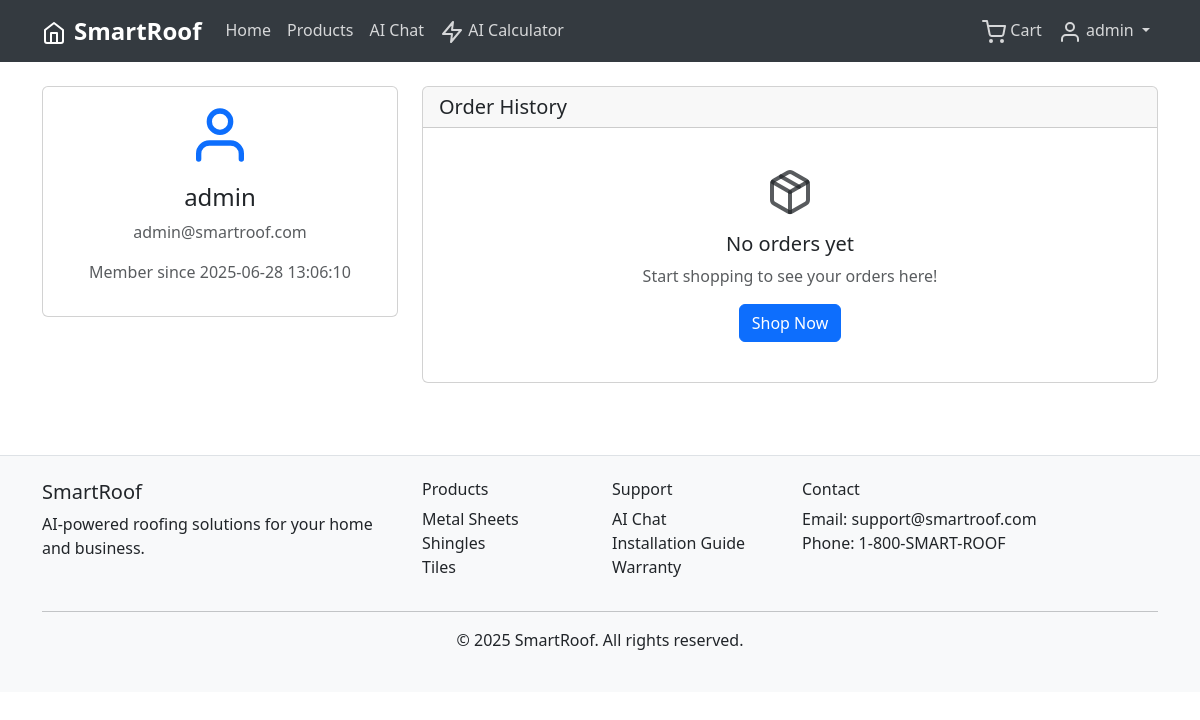
The page /profile (signed in) on the database as committed earlier.
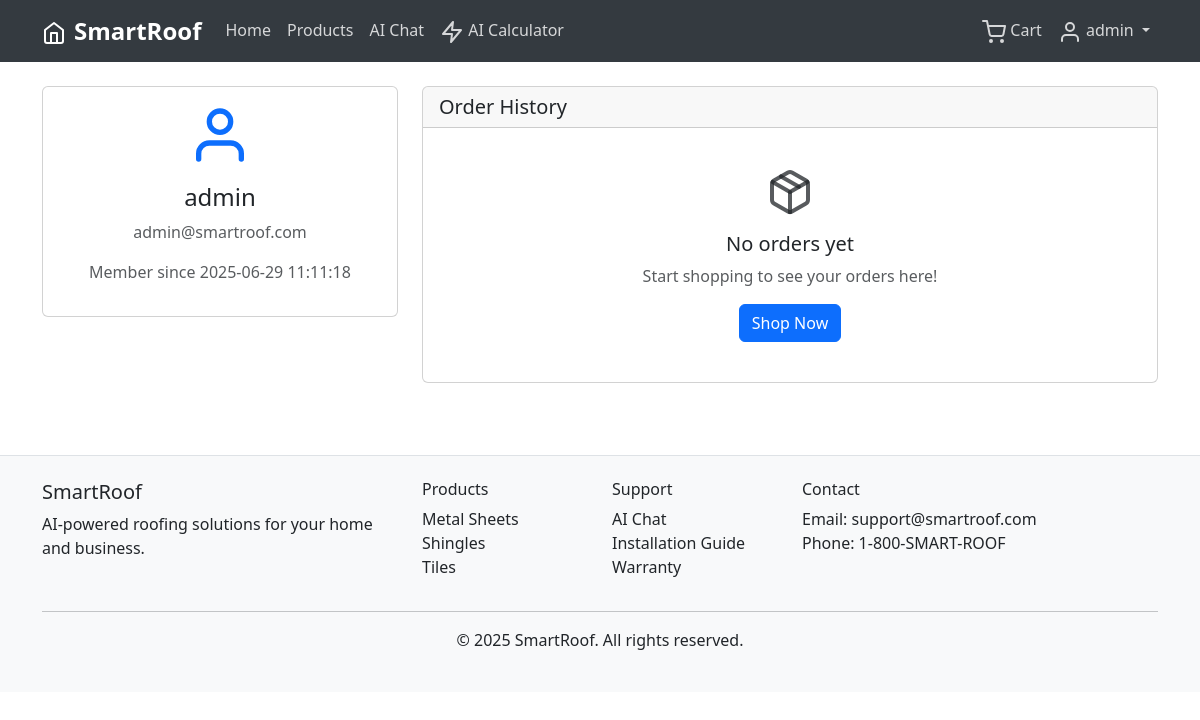
The same page on the database as committed later.
### tables this page shows
CREATE TABLE users (
            id INTEGER PRIMARY KEY AUTOINCREMENT,
            username TEXT UNIQUE NOT NULL,
            email TEXT UNIQUE NOT NULL,
            password_hash TEXT NOT NULL,
            is_admin BOOLEAN DEFAULT FALSE,
            created_at TIMESTAMP DEFAULT CURRENT_TIMESTAMP
        );

### routes.py (the view)
@app.route('/profile')
@login_required
def profile():
    return render_template('profile.html', orders=[])

### app.py (called while the page is built)
@login_manager.user_loader
def load_user(user_id):
    from models import User
    return User.get(int(user_id))

### database.py (called while the page is built)
def get_db_connection():
    conn = sqlite3.connect(DATABASE_PATH)
    conn.row_factory = sqlite3.Row
    return conn

### models.py (called while the page is built)
    @staticmethod
    def get(user_id):
        conn = get_db_connection()
        user = conn.execute('SELECT * FROM users WHERE id = ?', (user_id,)).fetchone()
        conn.close()
        if user:
            return User(user['id'], user['username'], user['email'],
                       user['password_hash'], user['is_admin'], user['created_at'])
        return None

### templates/profile.html (shortened to what this page needs)
{% extends "base.html" %}
{% block content %}
<div class="container py-4">
    <div class="row">
        <div class="col-lg-4">
            <div class="card">
                <div class="card-body text-center">
                    <i data-feather="user" style="width: 64px; height: 64px;" class="text-primary mb-3"></i>
                    <h4>{{ current_user.username }}</h4>
                    <p class="text-muted">{{ current_user.email }}</p>
                    <p class="text-muted">Member since {{ current_user.created_at }}</p>
                </div>
            </div>
        </div>
        <div class="col-lg-8">
            <div class="card">
                <div class="card-header">
                    <h5 class="mb-0">Order History</h5>
                </div>
                <div class="card-body">
                    {% if orders %}
                    {% for order in orders %}
                    <div class="card mb-3">
                        <div class="card-body">
                            <div class="row">
                                <div class="col-md-8">
                                    <h6>Order #{{ order.id }}</h6>
                                    <p class="text-muted mb-1">{{ order.created_at }}</p>
                                    <p class="mb-0">
                                        <span class="badge bg-{% if order.status == 'completed' %}success{% elif order.status == 'pending' %}warning{% else %}secondary{% endif %}">
                                            {{ order.status.title() }}
                                        </span>
                                    </p>
                                </div>
                                <div class="col-md-4 text-end">
                                    <h6 class="text-primary">${{ "%.2f".format(order.total or 0) }}</h6>
                                    <small class="text-muted">{{ order.items|length }} items</small>
                                </div>
                            </div>
                            <div class="mt-3">
                                <h6>Items:</h6>
                                {% for item in order.items %}
                                <div class="d-flex justify-content-between">
                                    <span>{{ item.product_name }} ({{ item.quantity }})</span>
                                    <span>${{ "%.2f".format(item.subtotal or 0) }}</span>
                                </div>
                                {% endfor %}
                            </div>
                        </div>
                    </div>
                    {% endfor %}
                    {% else %}
                    <div class="text-center py-4">
                        <i data-feather="package" style="width: 48px; height: 48px;" class="text-muted mb-3"></i>
                        <h5>No orders yet</h5>
                        <p class="text-muted">Start shopping to see your orders here!</p>
                        <a href="{{ url_for('products') }}" class="btn btn-primary">Shop Now</a>
                    </div>
                    {% endif %}
                </div>
            </div>
        </div>
    </div>
</div>
{% endblock %}

### templates/base.html (shortened to what this page needs)
<!DOCTYPE html>
<html lang="en" data-bs-theme="light">
<head>
    <link href="https://cdn.jsdelivr.net/npm/bootstrap@5.3.0/dist/css/bootstrap.min.css" rel="stylesheet">
    <link rel="stylesheet" href="{{ url_for('static', filename='css/style.css') }}">
</head>
<body>
    <nav class="navbar navbar-expand-lg navbar-dark">
        <div class="container">
            <a class="navbar-brand fw-bold" href="{{ url_for('index') }}">
                <i data-feather="home" class="me-2"></i>SmartRoof
            </a>
            <div class="collapse navbar-collapse" id="navbarNav">
                <ul class="navbar-nav me-auto">
                    <li class="nav-item">
                        <a class="nav-link" href="{{ url_for('index') }}">Home</a>
                    </li>
                    <li class="nav-item">
                        <a class="nav-link" href="{{ url_for('products') }}">Products</a>
                    </li>
                    <li class="nav-item">
                        <a class="nav-link" href="{{ url_for('chat') }}">AI Chat</a>
                    </li>
                    <li class="nav-item">
                        <a class="nav-link" href="{{ url_for('ai_calculator_page') }}">
                            <i data-feather="zap"></i> AI Calculator
                        </a>
                    </li>
                </ul>
                <ul class="navbar-nav">
                    {% if current_user.is_authenticated %}
                        <li class="nav-item">
                            <a class="nav-link position-relative" href="{{ url_for('cart') }}">
                                <i data-feather="shopping-cart"></i> Cart
                            </a>
                        </li>
                        <li class="nav-item dropdown">
                            <a class="nav-link dropdown-toggle" href="#" id="navbarDropdown" role="button" data-bs-toggle="dropdown">
                                <i data-feather="user"></i> {{ current_user.username }}
                            </a>
                        </li>
                    {% endif %}
                </ul>
            </div>
        </div>
    </nav>
    <main>
        {% block content %}{% endblock %}
    </main>
    <footer class="bg-light text-dark py-4 mt-5 border-top">
        <div class="container">
            <div class="row">
                <div class="col-md-4">
                    <h5>SmartRoof</h5>
                    <p>AI-powered roofing solutions for your home and business.</p>
                </div>
                <div class="col-md-2">
                    <h6>Products</h6>
                    <ul class="list-unstyled">
                        <li><a href="{{ url_for('products', category='Metal Sheets') }}" class="text-dark">Metal Sheets</a></li>
                        <li><a href="{{ url_for('products', category='Shingles') }}" class="text-dark">Shingles</a></li>
                        <li><a href="{{ url_for('products', category='Tiles') }}" class="text-dark">Tiles</a></li>
                    </ul>
                </div>
                <div class="col-md-2">
                    <h6>Support</h6>
                    <ul class="list-unstyled">
                        <li><a href="{{ url_for('chat') }}" class="text-dark">AI Chat</a></li>
                        <li><a href="#" class="text-dark">Installation Guide</a></li>
                        <li><a href="#" class="text-dark">Warranty</a></li>
                    </ul>
                </div>
                <div class="col-md-4">
                    <h6>Contact</h6>
                    <p>Email: support@smartroof.com<br>Phone: 1-800-SMART-ROOF</p>
                </div>
            </div>
            <hr>
            <div class="text-center">
                <p>&copy; 2025 SmartRoof. All rights reserved.</p>
            </div>
        </div>
    </footer>
</body>
</html>

Rows that differ between the two databases and show on the page:
changed users "admin": created_at "2025-06-28 13:06:10" → "2025-06-29 11:11:18"
